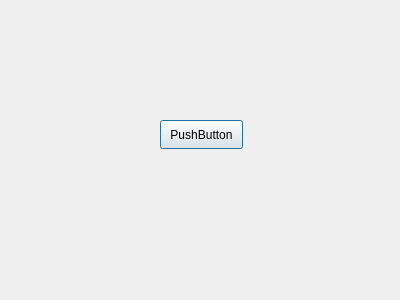
<?xml version="1.0" encoding="UTF-8"?>
<ui version="4.0">
 <class>UserWindow</class>
 <widget class="QDialog" name="UserWindow">
  <property name="geometry">
   <rect>
    <x>0</x>
    <y>0</y>
    <width>400</width>
    <height>300</height>
   </rect>
  </property>
  <property name="windowTitle">
   <string>Dialog</string>
  </property>
  <widget class="QPushButton" name="pushButton">
   <property name="geometry">
    <rect>
     <x>160</x>
     <y>120</y>
     <width>83</width>
     <height>29</height>
    </rect>
   </property>
   <property name="text">
    <string>PushButton</string>
   </property>
  </widget>
 </widget>
 <resources/>
 <connections/>
</ui>
